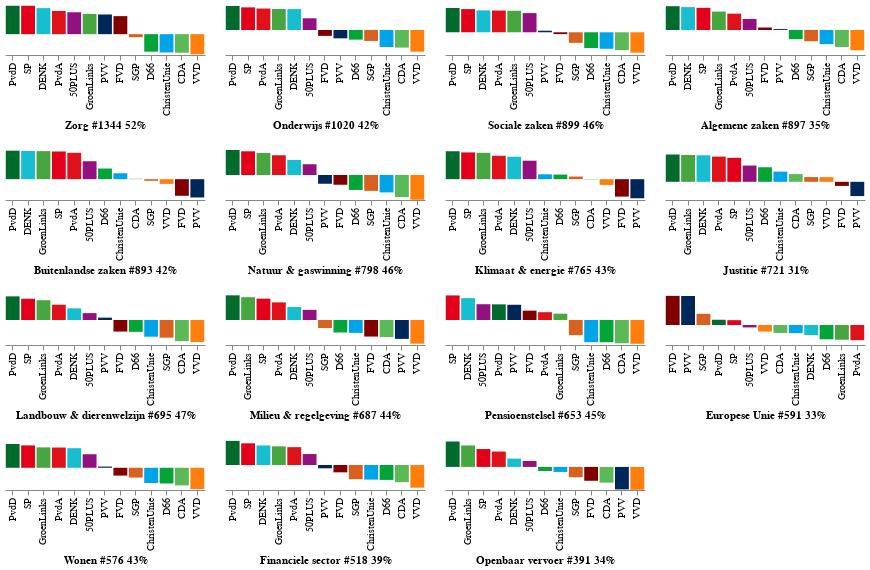

The notebook cell saved with this chart:
### Code cell
# hide_input
n_rows = 4
column_charts = []
for cols in range(0,math.ceil(len(charts)/n_rows)):
    row_charts = [charts[cols*n_rows+rows] for rows in range(n_rows) if cols*n_rows+rows < len(charts)]
    column_charts.append(alt.hconcat(*row_charts))
alt.vconcat(*column_charts).configure_axis(
        grid=False).configure_view(
        strokeWidth=0)

### Figure 1 — Vega-Lite specification as saved in the notebook (floating-point values rounded to 4 significant figures)
{"config": {"view": {"continuousWidth": 400, "continuousHeight": 300, "strokeWidth": 0}, "axis": {"grid": false}}, "vconcat": [{"hconcat": [{"data": {"name": "data-49faee6de2decf900f9d7a09a7ef2ff7"}, "mark": "bar", "encoding": {"color": {"type": "nominal", "field": "partij", "legend": null, "scale": {"domain": ["VVD", "CDA", "ChristenUnie", "D66", "SGP", "FVD", "50PLUS", "PVV", "PvdA", "DENK", "GroenLinks", "SP", "PvdD"], "range": ["#ff7f0e", "#5cb957", "#00a5e8", "#04a438", "#d86120", "#800000", "#93117e", "#002759", "#df111a", "#17becf", "#48a641", "#e3001b", "#006b2d"]}}, "x": {"type": "nominal", "field": "partij", "sort": {"field": "x", "order": "descending"}, "title": "Zorg #1344 52%"}, "y": {"type": "quantitative", "axis": null, "field": "x"}}, "height": 50, "width": 200}, {"data": {"name": "data-94736d624ec2beefe6671db31af24f90"}, "mark": "bar", "encoding": {"color": {"type": "nominal", "field": "partij", "legend": null, "scale": {"domain": ["VVD", "CDA", "ChristenUnie", "D66", "SGP", "FVD", "50PLUS", "PVV", "PvdA", "DENK", "GroenLinks", "SP", "PvdD"], "range": ["#ff7f0e", "#5cb957", "#00a5e8", "#04a438", "#d86120", "#800000", "#93117e", "#002759", "#df111a", "#17becf", "#48a641", "#e3001b", "#006b2d"]}}, "x": {"type": "nominal", "field": "partij", "sort": {"field": "x", "order": "descending"}, "title": "Onderwijs #1020 42%"}, "y": {"type": "quantitative", "axis": null, "field": "x"}}, "height": 50, "width": 200}, {"data": {"name": "data-22c5333d2baed50d196dd3824f51f5e1"}, "mark": "bar", "encoding": {"color": {"type": "nominal", "field": "partij", "legend": null, "scale": {"domain": ["VVD", "CDA", "ChristenUnie", "D66", "SGP", "FVD", "50PLUS", "PVV", "PvdA", "DENK", "GroenLinks", "SP", "PvdD"], "range": ["#ff7f0e", "#5cb957", "#00a5e8", "#04a438", "#d86120", "#800000", "#93117e", "#002759", "#df111a", "#17becf", "#48a641", "#e3001b", "#006b2d"]}}, "x": {"type": "nominal", "field": "partij", "sort": {"field": "x", "order": "descending"}, "title": "Sociale zaken #899 46%"}, "y": {"type": "quantitative", "axis": null, "field": "x"}}, "height": 50, "width": 200}, {"data": {"name": "data-5c0c24bcf4b79d61cb1a93c4983dcc3d"}, "mark": "bar", "encoding": {"color": {"type": "nominal", "field": "partij", "legend": null, "scale": {"domain": ["VVD", "CDA", "ChristenUnie", "D66", "SGP", "FVD", "50PLUS", "PVV", "PvdA", "DENK", "GroenLinks", "SP", "PvdD"], "range": ["#ff7f0e", "#5cb957", "#00a5e8", "#04a438", "#d86120", "#800000", "#93117e", "#002759", "#df111a", "#17becf", "#48a641", "#e3001b", "#006b2d"]}}, "x": {"type": "nominal", "field": "partij", "sort": {"field": "x", "order": "descending"}, "title": "Algemene zaken #897 35%"}, "y": {"type": "quantitative", "axis": null, "field": "x"}}, "height": 50, "width": 200}]}, {"hconcat": [{"data": {"name": "data-c4dcbed27994969ca8a752a4a41831a8"}, "mark": "bar", "encoding": {"color": {"type": "nominal", "field": "partij", "legend": null, "scale": {"domain": ["VVD", "CDA", "ChristenUnie", "D66", "SGP", "FVD", "50PLUS", "PVV", "PvdA", "DENK", "GroenLinks", "SP", "PvdD"], "range": ["#ff7f0e", "#5cb957", "#00a5e8", "#04a438", "#d86120", "#800000", "#93117e", "#002759", "#df111a", "#17becf", "#48a641", "#e3001b", "#006b2d"]}}, "x": {"type": "nominal", "field": "partij", "sort": {"field": "x", "order": "descending"}, "title": "Buitenlandse zaken #893 42%"}, "y": {"type": "quantitative", "axis": null, "field": "x"}}, "height": 50, "width": 200}, {"data": {"name": "data-d17ea632215eae7a67f99e69d60552bc"}, "mark": "bar", "encoding": {"color": {"type": "nominal", "field": "partij", "legend": null, "scale": {"domain": ["VVD", "CDA", "ChristenUnie", "D66", "SGP", "FVD", "50PLUS", "PVV", "PvdA", "DENK", "GroenLinks", "SP", "PvdD"], "range": ["#ff7f0e", "#5cb957", "#00a5e8", "#04a438", "#d86120", "#800000", "#93117e", "#002759", "#df111a", "#17becf", "#48a641", "#e3001b", "#006b2d"]}}, "x": {"type": "nominal", "field": "partij", "sort": {"field": "x", "order": "descending"}, "title": "Natuur & gaswinning #798 46%"}, "y": {"type": "quantitative", "axis": null, "field": "x"}}, "height": 50, "width": 200}, {"data": {"name": "data-44da450875ffa62dccbb2e5f93d2fb85"}, "mark": "bar", "encoding": {"color": {"type": "nominal", "field": "partij", "legend": null, "scale": {"domain": ["VVD", "CDA", "ChristenUnie", "D66", "SGP", "FVD", "50PLUS", "PVV", "PvdA", "DENK", "GroenLinks", "SP", "PvdD"], "range": ["#ff7f0e", "#5cb957", "#00a5e8", "#04a438", "#d86120", "#800000", "#93117e", "#002759", "#df111a", "#17becf", "#48a641", "#e3001b", "#006b2d"]}}, "x": {"type": "nominal", "field": "partij", "sort": {"field": "x", "order": "descending"}, "title": "Klimaat & energie #765 43%"}, "y": {"type": "quantitative", "axis": null, "field": "x"}}, "height": 50, "width": 200}, {"data": {"name": "data-594a86c215b80c5e5c577947fdefd7f9"}, "mark": "bar", "encoding": {"color": {"type": "nominal", "field": "partij", "legend": null, "scale": {"domain": ["VVD", "CDA", "ChristenUnie", "D66", "SGP", "FVD", "50PLUS", "PVV", "PvdA", "DENK", "GroenLinks", "SP", "PvdD"], "range": ["#ff7f0e", "#5cb957", "#00a5e8", "#04a438", "#d86120", "#800000", "#93117e", "#002759", "#df111a", "#17becf", "#48a641", "#e3001b", "#006b2d"]}}, "x": {"type": "nominal", "field": "partij", "sort": {"field": "x", "order": "descending"}, "title": "Justitie #721 31%"}, "y": {"type": "quantitative", "axis": null, "field": "x"}}, "height": 50, "width": 200}]}, {"hconcat": [{"data": {"name": "data-a6fdc7fce17d64bb025672eefe1428c1"}, "mark": "bar", "encoding": {"color": {"type": "nominal", "field": "partij", "legend": null, "scale": {"domain": ["VVD", "CDA", "ChristenUnie", "D66", "SGP", "FVD", "50PLUS", "PVV", "PvdA", "DENK", "GroenLinks", "SP", "PvdD"], "range": ["#ff7f0e", "#5cb957", "#00a5e8", "#04a438", "#d86120", "#800000", "#93117e", "#002759", "#df111a", "#17becf", "#48a641", "#e3001b", "#006b2d"]}}, "x": {"type": "nominal", "field": "partij", "sort": {"field": "x", "order": "descending"}, "title": "Landbouw & dierenwelzijn #695 47%"}, "y": {"type": "quantitative", "axis": null, "field": "x"}}, "height": 50, "width": 200}, {"data": {"name": "data-48d452fbfefb9b1078ac68a33da7ae79"}, "mark": "bar", "encoding": {"color": {"type": "nominal", "field": "partij", "legend": null, "scale": {"domain": ["VVD", "CDA", "ChristenUnie", "D66", "SGP", "FVD", "50PLUS", "PVV", "PvdA", "DENK", "GroenLinks", "SP", "PvdD"], "range": ["#ff7f0e", "#5cb957", "#00a5e8", "#04a438", "#d86120", "#800000", "#93117e", "#002759", "#df111a", "#17becf", "#48a641", "#e3001b", "#006b2d"]}}, "x": {"type": "nominal", "field": "partij", "sort": {"field": "x", "order": "descending"}, "title": "Milieu & regelgeving #687 44%"}, "y": {"type": "quantitative", "axis": null, "field": "x"}}, "height": 50, "width": 200}, {"data": {"name": "data-369d3031402d24173ac74beeed568720"}, "mark": "bar", "encoding": {"color": {"type": "nominal", "field": "partij", "legend": null, "scale": {"domain": ["VVD", "CDA", "ChristenUnie", "D66", "SGP", "FVD", "50PLUS", "PVV", "PvdA", "DENK", "GroenLinks", "SP", "PvdD"], "range": ["#ff7f0e", "#5cb957", "#00a5e8", "#04a438", "#d86120", "#800000", "#93117e", "#002759", "#df111a", "#17becf", "#48a641", "#e3001b", "#006b2d"]}}, "x": {"type": "nominal", "field": "partij", "sort": {"field": "x", "order": "descending"}, "title": "Pensioenstelsel #653 45%"}, "y": {"type": "quantitative", "axis": null, "field": "x"}}, "height": 50, "width": 200}, {"data": {"name": "data-1d7eb689f4822363b1309a6cfda14f6b"}, "mark": "bar", "encoding": {"color": {"type": "nominal", "field": "partij", "legend": null, "scale": {"domain": ["VVD", "CDA", "ChristenUnie", "D66", "SGP", "FVD", "50PLUS", "PVV", "PvdA", "DENK", "GroenLinks", "SP", "PvdD"], "range": ["#ff7f0e", "#5cb957", "#00a5e8", "#04a438", "#d86120", "#800000", "#93117e", "#002759", "#df111a", "#17becf", "#48a641", "#e3001b", "#006b2d"]}}, "x": {"type": "nominal", "field": "partij", "sort": {"field": "x", "order": "descending"}, "title": "Europese Unie #591 33%"}, "y": {"type": "quantitative", "axis": null, "field": "x"}}, "height": 50, "width": 200}]}, {"hconcat": [{"data": {"name": "data-418e48cf6ad30bcd26f4a419113b30e7"}, "mark": "bar", "encoding": {"color": {"type": "nominal", "field": "partij", "legend": null, "scale": {"domain": ["VVD", "CDA", "ChristenUnie", "D66", "SGP", "FVD", "50PLUS", "PVV", "PvdA", "DENK", "GroenLinks", "SP", "PvdD"], "range": ["#ff7f0e", "#5cb957", "#00a5e8", "#04a438", "#d86120", "#800000", "#93117e", "#002759", "#df111a", "#17becf", "#48a641", "#e3001b", "#006b2d"]}}, "x": {"type": "nominal", "field": "partij", "sort": {"field": "x", "order": "descending"}, "title": "Wonen #576 43%"}, "y": {"type": "quantitative", "axis": null, "field": "x"}}, "height": 50, "width": 200}, {"data": {"name": "data-883095afc9ed21386aa90ec0c31754bc"}, "mark": "bar", "encoding": {"color": {"type": "nominal", "field": "partij", "legend": null, "scale": {"domain": ["VVD", "CDA", "ChristenUnie", "D66", "SGP", "FVD", "50PLUS", "PVV", "PvdA", "DENK", "GroenLinks", "SP", "PvdD"], "range": ["#ff7f0e", "#5cb957", "#00a5e8", "#04a438", "#d86120", "#800000", "#93117e", "#002759", "#df111a", "#17becf", "#48a641", "#e3001b", "#006b2d"]}}, "x": {"type": "nominal", "field": "partij", "sort": {"field": "x", "order": "descending"}, "title": "Financiele sector #518 39%"}, "y": {"type": "quantitative", "axis": null, "field": "x"}}, "height": 50, "width": 200}, {"data": {"name": "data-629a79e9690f1f0f09bacab2ab3d00ec"}, "mark": "bar", "encoding": {"color": {"type": "nominal", "field": "partij", "legend": null, "scale": {"domain": ["VVD", "CDA", "ChristenUnie", "D66", "SGP", "FVD", "50PLUS", "PVV", "PvdA", "DENK", "GroenLinks", "SP", "PvdD"], "range": ["#ff7f0e", "#5cb957", "#00a5e8", "#04a438", "#d86120", "#800000", "#93117e", "#002759", "#df111a", "#17becf", "#48a641", "#e3001b", "#006b2d"]}}, "x": {"type": "nominal", "field": "partij", "sort": {"field": "x", "order": "descending"}, "title": "Openbaar vervoer #391 34%"}, "y": {"type": "quantitative", "axis": null, "field": "x"}}, "height": 50, "width": 200}]}], "$schema": "https://vega.github.io/schema/vega-lite/v4.8.1.json", "datasets": {"data-49faee6de2decf900f9d7a09a7ef2ff7": [{"x": -9.633, "partij": "VVD"}, {"x": -8.924, "partij": "CDA"}, {"x": -8.785, "partij": "ChristenUnie"}, {"x": -8.419, "partij": "D66"}, {"x": -1.469, "partij": "SGP"}, {"x": 8.657, "partij": "FVD"}, {"x": 9.449, "partij": "PVV"}, {"x": 9.735, "partij": "GroenLinks"}, {"x": 10.52, "partij": "50PLUS"}, {"x": 11.14, "partij": "PvdA"}, {"x": 12.5, "partij": "DENK"}, {"x": 13.63, "partij": "SP"}, {"x": 13.64, "partij": "PvdD"}], "data-94736d624ec2beefe6671db31af24f90": [{"x": -10.41, "partij": "VVD"}, {"x": -8.443, "partij": "CDA"}, {"x": -8.197, "partij": "ChristenUnie"}, {"x": -5.255, "partij": "SGP"}, {"x": -4.628, "partij": "D66"}, {"x": -3.993, "partij": "PVV"}, {"x": -2.826, "partij": "FVD"}, {"x": 5.623, "partij": "50PLUS"}, {"x": 10.04, "partij": "DENK"}, {"x": 10.09, "partij": "GroenLinks"}, {"x": 10.3, "partij": "PvdA"}, {"x": 10.87, "partij": "SP"}, {"x": 11.54, "partij": "PvdD"}], "data-22c5333d2baed50d196dd3824f51f5e1": [{"x": -8.969, "partij": "VVD"}, {"x": -7.826, "partij": "CDA"}, {"x": -7.255, "partij": "ChristenUnie"}, {"x": -6.958, "partij": "D66"}, {"x": -4.657, "partij": "SGP"}, {"x": -0.8107, "partij": "FVD"}, {"x": 0.6778, "partij": "PVV"}, {"x": 8.434, "partij": "50PLUS"}, {"x": 9.472, "partij": "GroenLinks"}, {"x": 9.573, "partij": "PvdA"}, {"x": 9.64, "partij": "DENK"}, {"x": 10.19, "partij": "SP"}, {"x": 10.68, "partij": "PvdD"}], "data-5c0c24bcf4b79d61cb1a93c4983dcc3d": [{"x": -8.1, "partij": "VVD"}, {"x": -6.812, "partij": "CDA"}, {"x": -5.66, "partij": "ChristenUnie"}, {"x": -4.495, "partij": "SGP"}, {"x": -3.658, "partij": "D66"}, {"x": 0.367, "partij": "PVV"}, {"x": 1.0, "partij": "FVD"}, {"x": 4.416, "partij": "50PLUS"}, {"x": 6.535, "partij": "PvdA"}, {"x": 7.371, "partij": "GroenLinks"}, {"x": 8.859, "partij": "SP"}, {"x": 9.154, "partij": "DENK"}, {"x": 9.523, "partij": "PvdD"}], "data-c4dcbed27994969ca8a752a4a41831a8": [{"x": -8.786, "partij": "PVV"}, {"x": -7.974, "partij": "FVD"}, {"x": -2.269, "partij": "VVD"}, {"x": -0.8, "partij": "SGP"}, {"x": 0.1933, "partij": "CDA"}, {"x": 2.848, "partij": "ChristenUnie"}, {"x": 5.11, "partij": "D66"}, {"x": 8.613, "partij": "50PLUS"}, {"x": 12.66, "partij": "PvdA"}, {"x": 13.29, "partij": "SP"}, {"x": 13.46, "partij": "GroenLinks"}, {"x": 13.52, "partij": "DENK"}, {"x": 13.67, "partij": "PvdD"}], "data-d17ea632215eae7a67f99e69d60552bc": [{"x": -9.907, "partij": "VVD"}, {"x": -8.833, "partij": "CDA"}, {"x": -6.968, "partij": "ChristenUnie"}, {"x": -6.354, "partij": "SGP"}, {"x": -5.982, "partij": "D66"}, {"x": -3.898, "partij": "FVD"}, {"x": -3.504, "partij": "PVV"}, {"x": 4.309, "partij": "50PLUS"}, {"x": 6.018, "partij": "DENK"}, {"x": 7.9, "partij": "PvdA"}, {"x": 8.845, "partij": "GroenLinks"}, {"x": 9.484, "partij": "SP"}, {"x": 9.992, "partij": "PvdD"}], "data-44da450875ffa62dccbb2e5f93d2fb85": [{"x": -9.166, "partij": "PVV"}, {"x": -8.367, "partij": "FVD"}, {"x": -2.76, "partij": "VVD"}, {"x": -0.1819, "partij": "CDA"}, {"x": 1.265, "partij": "SGP"}, {"x": 2.214, "partij": "D66"}, {"x": 2.341, "partij": "ChristenUnie"}, {"x": 8.864, "partij": "50PLUS"}, {"x": 10.78, "partij": "DENK"}, {"x": 11.23, "partij": "PvdA"}, {"x": 12.64, "partij": "GroenLinks"}, {"x": 12.84, "partij": "SP"}, {"x": 13.4, "partij": "PvdD"}], "data-594a86c215b80c5e5c577947fdefd7f9": [{"x": -6.277, "partij": "PVV"}, {"x": -1.807, "partij": "FVD"}, {"x": 2.061, "partij": "VVD"}, {"x": 2.081, "partij": "SGP"}, {"x": 3.41, "partij": "CDA"}, {"x": 4.504, "partij": "ChristenUnie"}, {"x": 6.417, "partij": "D66"}, {"x": 7.159, "partij": "50PLUS"}, {"x": 10.55, "partij": "SP"}, {"x": 11.09, "partij": "PvdA"}, {"x": 11.67, "partij": "DENK"}, {"x": 11.8, "partij": "GroenLinks"}, {"x": 12.02, "partij": "PvdD"}], "data-a6fdc7fce17d64bb025672eefe1428c1": [{"x": 11.35, "partij": "PvdD"}, {"x": 10.2, "partij": "SP"}, {"x": 9.498, "partij": "GroenLinks"}, {"x": 7.337, "partij": "PvdA"}, {"x": 5.607, "partij": "DENK"}, {"x": 3.306, "partij": "50PLUS"}, {"x": 1.134, "partij": "PVV"}, {"x": -5.546, "partij": "FVD"}, {"x": -5.689, "partij": "D66"}, {"x": -8.017, "partij": "ChristenUnie"}, {"x": -8.478, "partij": "SGP"}, {"x": -10.15, "partij": "CDA"}, {"x": -10.55, "partij": "VVD"}], "data-48d452fbfefb9b1078ac68a33da7ae79": [{"x": 9.863, "partij": "PvdD"}, {"x": 9.129, "partij": "GroenLinks"}, {"x": 8.538, "partij": "SP"}, {"x": 7.051, "partij": "PvdA"}, {"x": 5.184, "partij": "DENK"}, {"x": 4.049, "partij": "50PLUS"}, {"x": -3.2, "partij": "SGP"}, {"x": -4.996, "partij": "D66"}, {"x": -5.144, "partij": "ChristenUnie"}, {"x": -6.624, "partij": "FVD"}, {"x": -6.799, "partij": "CDA"}, {"x": -7.56, "partij": "PVV"}, {"x": -9.49, "partij": "VVD"}], "data-369d3031402d24173ac74beeed568720": [{"x": -9.521, "partij": "VVD"}, {"x": -9.31, "partij": "CDA"}, {"x": -8.899, "partij": "D66"}, {"x": -8.865, "partij": "ChristenUnie"}, {"x": -6.051, "partij": "SGP"}, {"x": 2.529, "partij": "GroenLinks"}, {"x": 3.121, "partij": "PvdA"}, {"x": 3.741, "partij": "FVD"}, {"x": 6.092, "partij": "PVV"}, {"x": 6.261, "partij": "PvdD"}, {"x": 6.316, "partij": "50PLUS"}, {"x": 8.756, "partij": "DENK"}, {"x": 9.828, "partij": "SP"}], "data-1d7eb689f4822363b1309a6cfda14f6b": [{"x": 11.65, "partij": "FVD"}, {"x": 11.61, "partij": "PVV"}, {"x": 4.458, "partij": "SGP"}, {"x": 2.098, "partij": "PvdD"}, {"x": 1.933, "partij": "SP"}, {"x": -0.9766, "partij": "50PLUS"}, {"x": -2.627, "partij": "VVD"}, {"x": -3.18, "partij": "CDA"}, {"x": -3.269, "partij": "ChristenUnie"}, {"x": -4.019, "partij": "DENK"}, {"x": -5.734, "partij": "D66"}, {"x": -5.895, "partij": "GroenLinks"}, {"x": -6.052, "partij": "PvdA"}], "data-418e48cf6ad30bcd26f4a419113b30e7": [{"x": -7.637, "partij": "VVD"}, {"x": -6.341, "partij": "CDA"}, {"x": -5.649, "partij": "D66"}, {"x": -5.492, "partij": "ChristenUnie"}, {"x": -3.528, "partij": "SGP"}, {"x": -2.813, "partij": "FVD"}, {"x": 0.4401, "partij": "PVV"}, {"x": 4.867, "partij": "50PLUS"}, {"x": 7.05, "partij": "DENK"}, {"x": 7.285, "partij": "PvdA"}, {"x": 7.352, "partij": "GroenLinks"}, {"x": 8.056, "partij": "SP"}, {"x": 8.572, "partij": "PvdD"}], "data-883095afc9ed21386aa90ec0c31754bc": [{"x": -7.261, "partij": "VVD"}, {"x": -5.483, "partij": "CDA"}, {"x": -4.773, "partij": "D66"}, {"x": -4.672, "partij": "ChristenUnie"}, {"x": -4.55, "partij": "SGP"}, {"x": -2.35, "partij": "FVD"}, {"x": -1.058, "partij": "PVV"}, {"x": 3.508, "partij": "50PLUS"}, {"x": 5.703, "partij": "PvdA"}, {"x": 5.958, "partij": "GroenLinks"}, {"x": 6.249, "partij": "DENK"}, {"x": 6.937, "partij": "SP"}, {"x": 7.716, "partij": "PvdD"}], "data-629a79e9690f1f0f09bacab2ab3d00ec": [{"x": 6.612, "partij": "PvdD"}, {"x": 5.579, "partij": "GroenLinks"}, {"x": 4.648, "partij": "SP"}, {"x": 4.0, "partij": "PvdA"}, {"x": 2.161, "partij": "DENK"}, {"x": 1.551, "partij": "50PLUS"}, {"x": -1.07, "partij": "D66"}, {"x": -1.304, "partij": "ChristenUnie"}, {"x": -2.692, "partij": "SGP"}, {"x": -3.605, "partij": "FVD"}, {"x": -4.09, "partij": "CDA"}, {"x": -5.84, "partij": "PVV"}, {"x": -5.949, "partij": "VVD"}]}}
